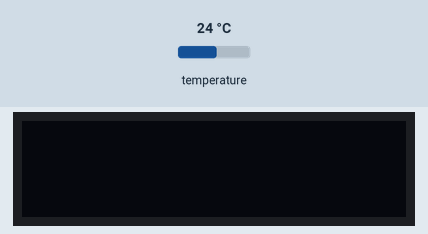
A program run on a simulated Raspberry Pi Pico running MicroPython. Parts: 128×32 one-colour display. Inputs (shaded band) come from the test bench; at power-on: temperature 24 °C. What the program prints to the serial console is not drawn.

Above: at 2.2 s.
2.3 s: temperature set to 12 °C
At 6.8 s:
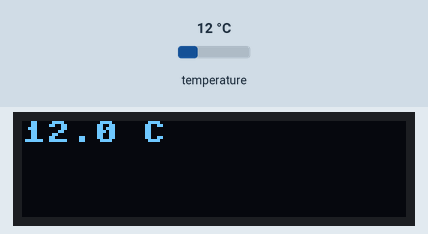
7.1 s: temperature set to 19 °C
At 11.7 s:
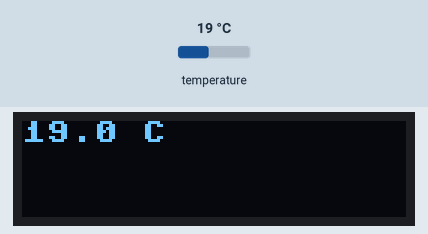
12.1 s: temperature set to 28 °C
At 16.6 s:
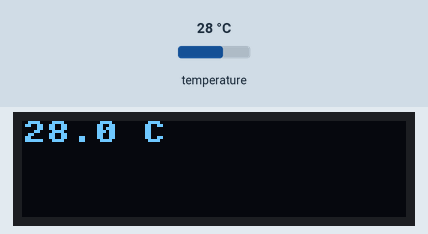
Timing chart, 0 to 18.1 s (numbered marks = the images above; inputs shaded):
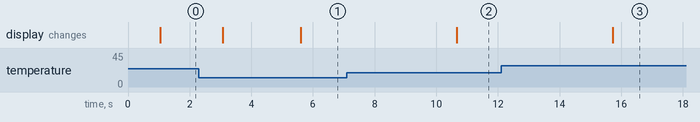

The program:

temp_sensor_with_screen.py
```python
# Imports
from machine import Pin, I2C
from ssd1306 import SSD1306_I2C
import onewire, ds18x20
import time

# Set up I2C and the pins we're using for it
i2c=I2C(0,sda=Pin(0), scl=Pin(1), freq=400000)

# Short delay to stop I2C falling over
time.sleep(1)

# Define the display and size (128x32)
display = SSD1306_I2C(128, 32, i2c)

#Temp sensor
# Set the data pin for the sensor
SensorPin = Pin(26, Pin.IN)

# Tell MicroPython we're using a DS18B20 sensor, and which pin it's on
sensor = ds18x20.DS18X20(onewire.OneWire(SensorPin))

# Look for DS18B20 sensors (each contains a unique rom code)
roms = sensor.scan()

#scan/show
while True: # Run forever

    sensor.convert_temp() # Convert the sensor units to centigrade

    time.sleep(2) # Wait 2 seconds (you must wait at least 1 second before taking a reading)

    for rom in roms: # For each sensor found (just 1 in our case)

        print((sensor.read_temp(rom)),"°C") # Print the temperature reading with °C after it

        # Clear the display first
        display.fill(0)

        # Write a line of text to the display
        display.text(f"{(sensor.read_temp(rom))} C",0,0)

        # Update the display
        display.show()

        time.sleep(0.5) # Wait 5 seconds before starting the loop again
```

Measured:
- after the input at 2.3 s, the display: first differs from a run without the input after 3.3 s (image 1)
- after the input at 7.1 s, the display: changes after 3.6 s (image 2)
- after the input at 12.1 s, the display: changes after 3.6 s (image 3)
